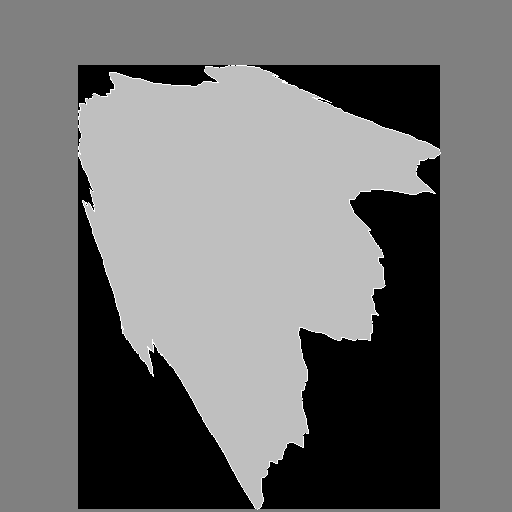

Recreate this plot in Python.
import numpy as np
from PIL import Image, ImageDraw
from shapely.geometry import Point, Polygon, box
from vec2d import vec2d
from random import randint as rai
import math




class Poly(object):
    """This generates a polygon in a numpy Array"""
    def __init__(self, size, sides):
        self.size = size
        self.sides = sides
        self.array = np.zeros((size, size), dtype=np.float32)
        self.point = (size/2, size/2)
        self.minmax = (size/4, size/2)
        self.step = 360/sides
        self.generate()
        self.dlines = self.fix_list()
        self.collided = 0
        

    def generate(self):
        """Here we generate the polygon
            This method is called in the __init__
        """
        self.poly_list = []
        degrees = 90
        for side in xrange(self.sides):
            side = vec2d(self.point)
            side.angle = degrees
            side.length = rai(int(self.minmax[0]), int(self.minmax[1]))
            degrees += self.step
            x = self.point + side
            self.poly_list.append(x.inttup())

    def fix_list(self):
        """We need the generated vertexes to also include the points in between
            as well as our starting and ending points, to generate edges(lines)
            This method has to be called in code.
        """
        lines = zip(self.poly_list[0::2], self.poly_list[1::2])
        fixed = []
        x = 0
        for t in lines:
            if x != 0:
                f1 = [x[1], t[0]]
                fixed.append(f1)
            f2 = [t[0], t[1]]
            fixed.append(f2)
            x = t
        f3 = [lines[-1][1], lines[0][0]]
        fixed.append(f3)
        return fixed

    def make_line(self, a, b):
        """Here we generate our original edges
            This method is called from our draw2array method
        """
        av = vec2d(a) 
        bv = vec2d(b)
        line = []
        between = bv - av
        endl = between.length
        l = 1
        while l < endl:
            between.length = l
            x = av + between
            line.append(x.inttup())
            l += 1
        return line

    def displace_lines(self, amount, times_to_loop):
        """Here we begin to displace our lines and set the values for their displacement.

            'amount' is the amount in pixels to move the center of the edge, the displacement
            will pick a random number between 'amount' and '-amount'.

            'times_to_loop' is the amount of displacements we want to do. 
            Any number over 10 is going to slow the computer down significantly. A good range is between 6 and 8.
        """
        for times in xrange(times_to_loop):
            self.dlines = self.displacement(self.dlines, amount)
            amount /= 2

    def displacement(self, lines, amount):
        """Displaces all our lines
            This method is called from the 'displace_lines' method.
        """
        new = []
        for line in lines:
            l1, l2 = self.displace(line[0], line[1], amount)
            new.append(l1)
            new.append(l2)
        return new

    def displace(self, a, b, amount):
        """
        Here we displace each individual line.
        This method is called from the displacement method.
        """
        av = vec2d(a)
        bv = vec2d(b)
        lv = bv - av
        hv = lv/2
        jv = av + hv
        jv.length += rai(-amount, amount)
        line1 = [av.inttup(), jv.inttup()]
        line2 = [jv.inttup(), bv.inttup()]
        return line1, line2
        
    def draw2array(self):
        """This method makes an array with our current information, 
        and flattens our edge information to just a collection and point tuples (x,y)"""
        lines = []
        for li in self.dlines:
            line = self.make_line(li[0], li[1])
            lines.append(line)
        self.lines = [item for sublist in lines for item in sublist]
        for x,y in self.lines:
            self.array[x,y] = 1

    def calc_box(self, centroid, closest_point):
        cx = centroid.x
        cy = centroid.y

        px1 = closest_point[0]
        py1 = closest_point[1]

        def find_op(p1, c1):
            if p1 > c1:
                return p1 - (p1 - c1)*2
            else:
                return p1 + (c1 - p1)*2

        px2 = find_op(px1, cx)
        py2 = find_op(py1, cy)
        xlist = sorted([px1, px2])
        ylist = sorted([py1, py2])

        return xlist[0], ylist[0], xlist[1], ylist[1]

    def bnw(self):
        """This is optional, but here we color our polygon.
            Warning: It's slow.
        """
        self.polygon = Polygon(self.lines)
        outer_box = self.polygon.bounds
        for y in xrange(int(outer_box[1]), int(outer_box[3])):
            for x in xrange(int(outer_box[0]), int(outer_box[2])):
                if self.array[x,y] != 1:
                    p = Point(x,y)
                    if self.polygon.contains(p):
                        self.array[x,y] = .5
                    else:
                        self.array[x,y] = -1


def draw_image(size, array):
    """Here we draw our array to a .png image."""
    img = Image.new("I", (size, size))
    draw = ImageDraw.Draw(img)
    x = y = 0
    for x in xrange(size):
        for y in xrange(size):
            va = array[x,y]
            va = (va + 1)/2 * 0xFFFF
            va = int(round(va))
            draw.point((x, y), va)
    img.save("poly.png", "PNG")

if __name__ == "__main__":
    mypoly = Poly(512, 6)
    mypoly.displace_lines(100, 6)
    mypoly.draw2array()
    mypoly.bnw()
    draw_image(mypoly.size, mypoly.array)
